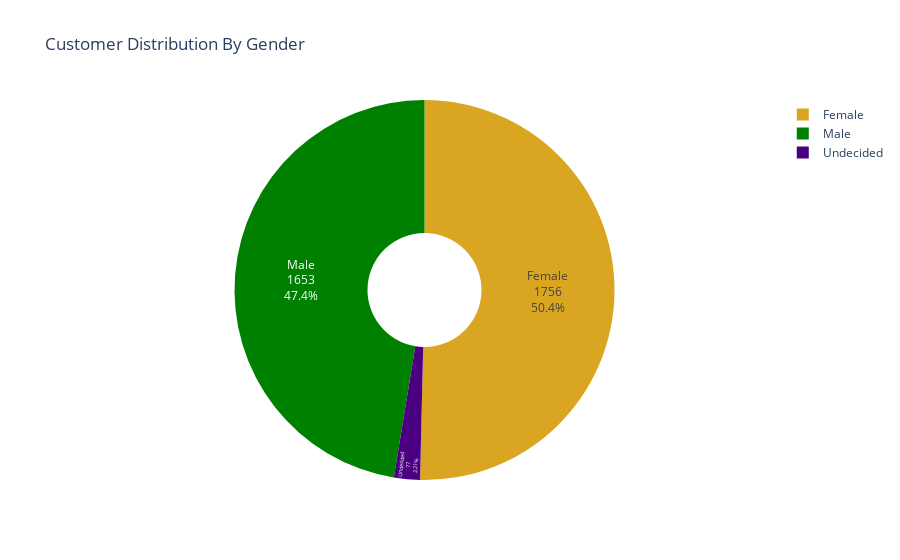

Here is the notebook cell this chart was saved with:
### Code cell
fig = px.pie(insight_2, values='customer_id', names='gender',title='Customer Distribution By Gender',color='gender',
             color_discrete_map={'Male':'green',
                                 'Female':'goldenrod',
                                 'Undecided':'indigo'},
                                  hole=0.3)
fig.update_traces(textposition='inside', textinfo='percent+label+value')
fig.show()

### Figure 1 — Plotly figure (JSON) as saved in the notebook; plotly's stock layout.template omitted (floating-point values rounded to 4 significant figures)
{"data": [{"customdata": [["Female"], ["Male"], ["Undecided"]], "domain": {"x": [0, 1], "y": [0, 1]}, "hole": 0.3, "hovertemplate": "gender=%{customdata[0]}<br>customer_id=%{value}<extra></extra>", "labels": ["Female", "Male", "Undecided"], "legendgroup": "", "marker": {"colors": ["goldenrod", "green", "indigo"]}, "name": "", "showlegend": true, "textinfo": "percent+label+value", "textposition": "inside", "type": "pie", "values": [1756, 1653, 77]}], "layout": {"legend": {"tracegroupgap": 0}, "title": {"text": "Customer Distribution By Gender"}}}
